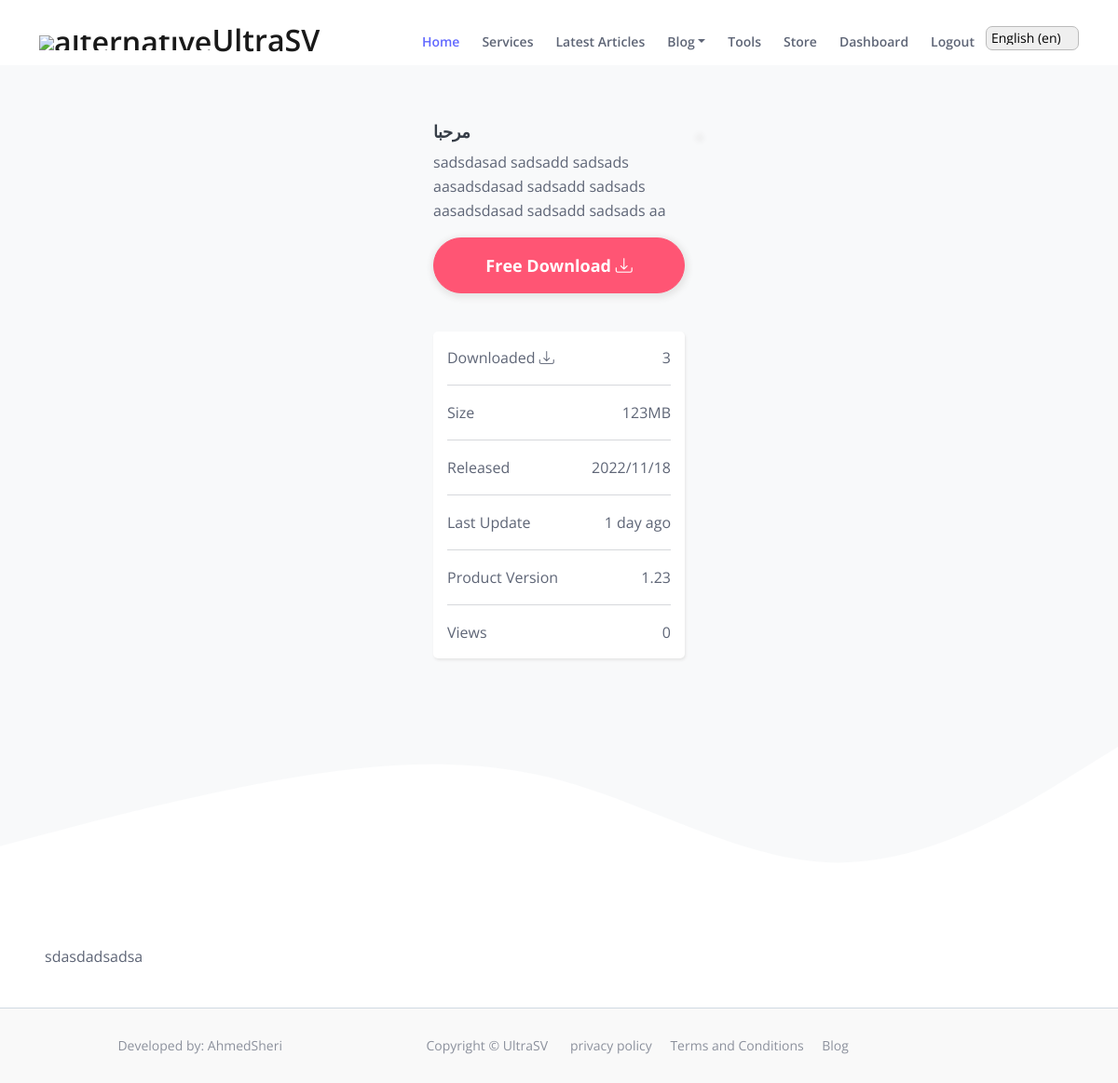
The page /en/store/ShowService/14 (signed in) on the database its author committed.
### store/models.py (models this page shows, shortened)
class Services(models.Model):
    user = models.ForeignKey(User, on_delete=models.SET_NULL, verbose_name='الناشر', null=True, blank=True)
    title = models.CharField(max_length=255, verbose_name="عنوان المقالة", blank=True)
    desc = models.TextField(verbose_name="وصف", null=True, blank=True)
    article_img = models.ImageField(upload_to='article/img/%Y/%m/%d', null=True, blank=True)
    img_desc = models.CharField(max_length=255, verbose_name="وصف الصورة", null=True, blank=True)
    article = FroalaField(blank=True)
    storeTypes = models.ForeignKey(StoreTypes, on_delete=models.CASCADE, verbose_name="نوع المتجر", null=True, blank=True)
    service_Type = models.ManyToManyField(ServiceTypes, verbose_name="نوع الخدمة", blank=True)
    keyword = models.TextField(verbose_name="كلمات مفتاحية", null=True, blank=True)
    is_from_url = models.BooleanField(default=False, verbose_name="هل رابط تحميل الخدمة من الخارج")
    service_url = models.CharField(max_length=255, verbose_name="رابط الخدمة", blank=True)
    is_from_local = models.BooleanField(default=False, verbose_name="هل تريد رفع الخدمة محليا")
    is_download_btn_get_without_getDownloadsLink = models.BooleanField(default=False, verbose_name="#btn اذهب الى قطعة من الصفحة مثلا ")
    download_btn_get_without_getDownloadsLink = models.CharField(max_length=255,  verbose_name="اذهب الى قطعة من الصفحة", blank=True)
    service_file = models.FileField(upload_to="service/files/%Y/%m/", verbose_name='رفع ملف', blank=True)
    service_version = models.CharField(max_length=255, verbose_name="اصدار الخدمة", null=True,  blank=True)
    file_size = models.CharField(max_length=255, verbose_name="حجم الملف المراد تنزيله", null=True,  blank=True)
    file_size_format = models.CharField(max_length=255, choices=download_size_type_list, verbose_name="صغة حجم الملف المراد تنزيله", null=True,  blank=True)
    issued = models.DateField(null=True, verbose_name="تاريخ الاصلي التي  نشرت لاول مرة على الانترنت",  blank=True)
    show_download_button = models.BooleanField(default=True, verbose_name="اظهار زر تحميل الخدمة")
    show_contuct_button = models.BooleanField(default=False, verbose_name="اظهار زر التواصل معنا الخدمة")
    publish_date = models.DateTimeField(auto_now_add=True, null=True, blank=True)
    last_update = models.DateTimeField(auto_now=True, null=True, blank=True)
    is_enabled = models.BooleanField(default=True, verbose_name="هل الخدمة مفعلة ليظهر على الموقع")
    save_as_draft = models.BooleanField(default=False, verbose_name="حفظ كمسودة")
    is_visible_to_the_user = models.BooleanField(default=True, verbose_name="اظهار الخدمة عند المستخدم")
    class Meta:
        ordering = ['-publish_date']
    def LastUpdateEN(self):
        now = timezone.now()
        diff= now - self.last_update
        if diff.days == 0 and diff.seconds >= 0 and diff.seconds < 60:
            seconds= diff.seconds
            if seconds == 1:
                return str(seconds) +  "second ago"
            else:
                return str(seconds) + " seconds ago"
        if diff.days == 0 and diff.seconds >= 60 and diff.seconds < 3600:
            minutes= math.floor(diff.seconds/60)
            if minutes == 1:
                return str(minutes) + " minute ago"
            else:
                return str(minutes) + " minutes ago"
        if diff.days == 0 and diff.seconds >= 3600 and diff.seconds < 86400:
            hours= math.floor(diff.seconds/3600)
            if hours == 1:
                return str(hours) + " hour ago"
            else:
                return str(hours) + " hours ago"
        if diff.days >= 1 and diff.days < 30:
            days= diff.days
            if days == 1:
                return str(days) + " day ago"
            else:
                return str(days) + " days ago"

### store/views.py (the view)
# urls.py: path('ShowService/<int:ServiceId>', views.ShowService, name="ShowService"),
def ShowService(request, ServiceId):
    domain = get_current_site(request).domain
    service_url = request.build_absolute_uri()
    service = None
    if Services.objects.filter(id=ServiceId, user=request.user, is_visible_to_the_user=True).exists() or request.user.is_superuser:
        service = Services.objects.get(id=ServiceId)
    else:
        service = Services.objects.get(id=ServiceId, is_enabled=True)
    serviceDownloaded = ServicesDownloads.objects.filter(service=service).count()
    file_size_format = None
    for i in download_size_type_list:
        if i[0] == service.file_size_format:
            file_size_format = i[1]
            break
    viewerCounter = ServiceViews.objects.filter(service=service).count()
    return render(request, 'store/Service.html', {'service':service, "service_url":service_url, "domain":domain, "serviceDownloaded":serviceDownloaded, "viewerCounter":viewerCounter, 'file_size_format':file_size_format})

### blog/models.py (called while the page is built)
    def __str__(self):
        return self.name

### blog/templatetags/loadArticleTypes.py (called while the page is built)
@register.simple_tag
def ArticleTypesObjects():
      return blogTypes.objects.all()

### store/models.py (called while the page is built)
    def __str__(self):
        return self.name

### templates/store/Service.html (shortened to what this page needs)
{% extends 'base.html' %}
{% load static %}
{% load i18n %}
{% get_current_language as LANGUAGE_CODE %}
{% get_available_languages as LANGUAGES %}
{% get_language_info_list for LANGUAGES as languages %}
{% get_language_info for LANGUAGE_CODE as lang %}
{% block links %}
<link rel="stylesheet" href="{% static 'css/blog.css' %}">
<link rel="stylesheet" href="{% static 'froala_editor/css/froala_style.min.css' %}">
<link rel="stylesheet" href="https://cdn.jsdelivr.net/npm/bootstrap-icons@1.9.1/font/bootstrap-icons.css">
{% endblock %}
{% block content %}
{% if LANGUAGE_CODE == "en" %}
<div>
    <div>
        <br>
        <div class="main">
            <div class="img-title">
                <div class="main-card">
                    <h1>{{service.title}}</h1>
                    <p>{{service.desc}}</p>
                    <div>
                        {% if service.show_download_button %}
                        <a href="{% if service.is_download_btn_get_without_getDownloadsLink %}{{service.download_btn_get_without_getDownloadsLink}}{% else %}{% url 'getDownloadsLink' service.id %}{% endif %}" class="btn-solid-lg download-btn" {% if service.is_from_url %}target=""{% endif %}>Free Download <i class="bi bi-download"></i></a>
                        {% endif %}
                        <br>
                    </div>
                    <div class="details-card">
                        <div class="details">
                            <div>Downloaded <i class="bi bi-download"></i></div>
                            <div>{{serviceDownloaded}}</div>
                        </div>
                        <hr>
                        <div class="details">
                            <div>Size</div>
                            <div>{{service.file_size}}</div>
                        </div>
                        <hr>
                        <div class="details">
                            <div>Released</div>
                            <div>{{service.issued|date:"Y/m/d"}}</div>
                        </div>
                        <hr>
                        <div class="details">
                            <div>Last Update</div>
                            <div>{{service.LastUpdateEN}}</div>
                        </div>
                        <hr>
                        <div class="details">
                            <div>Product Version</div>
                            <div>{{service.service_version}}</div>
                        </div>
                        {% if user.is_superuser %}
                        <hr>
                        <div class="details">
                            <div>Views</div>
                            <div>{{viewerCounter}}</div>
                        </div>
                        {% endif %}
                    </div>
                </div>
            </div>
            <div id="father">
            </div>
        </div>
        <br>
        <div class="fr-view container">
            {{service.article|safe}}
            <br>
        </div>
    </div>
</div>
{% endif %}
{% endblock %}

### UltraSv/static/css/styles.css (style rules this page uses)
body, html { width: 100%; height: 100%; }
body, p { color: #5e6576; font: 400 1rem/1.625rem "Open Sans", sans-serif; }
h1 { color: #222222; font-weight: 700; font-size: 2.5rem; line-height: 3.25rem; letter-spacing: -0.4px; }
a { color: #5e6576; text-decoration: underline; }
.btn-solid-lg { display: inline-block; padding: 1.625rem 2.625rem 1.625rem 2.625rem; border: 1px solid #ff5574; border-radius: 30px; background-color: #ff5574; color: #ffffff; font-weight: 600; font-size: 0.875rem; line-height: 0; text-decoration: none; transition: all 0.2s; }
@media (min-width: 1200px) { .container { max-width: 1140px; } }

### templates/store/Service.html (style rules this page uses)
.fr-view { width: 94%; display: block; margin: auto; }
.download-btn { font-weight: bold; font-size: 18px; display: block; box-shadow: #e6e6e6 1px 2px 6px 3px; text-align: center; padding: 20px; }
.details-card { background-color: white; border-radius: 5px; border: #e6e6e6; box-shadow: rgb(230, 230, 230) 1px 2px 3px; margin-top: 15px; padding: 15px; }
.details-card .details { display: flex; justify-content: space-between; }
.main-card { padding: 15px 15px; max-width: 400px; }
svg { width: 100%; display: block; }
.img-title { display: flex; flex-wrap: wrap; flex-direction: row-reverse; justify-content: center; }
.main { padding-top: 90px; --bs-bg-opacity: 1; background-color: rgba(242, 246, 252, var(--bs-bg-opacity)) !important; background-color: rgba(var(--bs-light-rgb), var(--bs-bg-opacity)) !important }
.bg-light-color { --bs-bg-opacity: 1; background-color: rgba(242, 246, 252, var(--bs-bg-opacity)) !important; background-color: rgba(var(--bs-light-rgb), var(--bs-bg-opacity)) !important }
h1 { margin-top: 0; margin-bottom: 0.5rem; line-height: 1.2; color: #363d47; font-size: large; }
@media only screen and (max-width: 1200px) { .main-card { max-width: 300px; } }

### rows shown on the page
Services: title "مرحبا", desc "sadsdasad sadsadd sadsads aasadsdasad sadsadd sadsads aasadsdasad sadsadd sadsads aa", file_size "123MB", issued "2022/11/18", LastUpdateEN "1 day ago", service_version "1.23", article "sdasdadsadsa"

### other values the page prints
{{ serviceDownloaded }} "3"
{{ viewerCounter }} "0"
form field language "English (en)"
